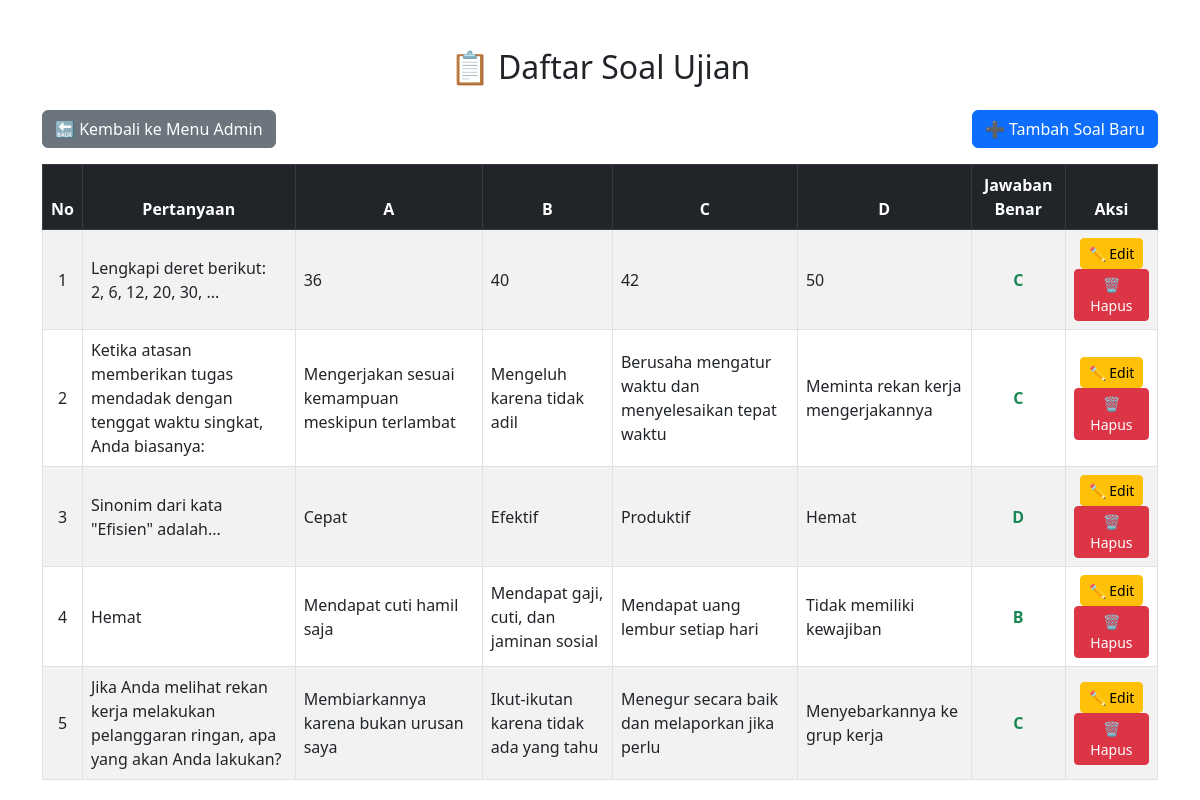
Page /admin/ujian_pelamar_admin.php on the committed database.
### tables this page shows
CREATE TABLE `soal_ujian` (
  `id` int(11) NOT NULL,
  `pertanyaan` text NOT NULL,
  `pilihan_a` varchar(255) NOT NULL,
  `pilihan_b` varchar(255) NOT NULL,
  `pilihan_c` varchar(255) NOT NULL,
  `pilihan_d` varchar(255) NOT NULL,
  `jawaban` char(1) NOT NULL,
  `created_at` timestamp NOT NULL DEFAULT current_timestamp()
);

### admin/ujian_pelamar_admin.php (the view, shortened to what this page needs)
<?php
include 'koneksi.php';
?>
<!DOCTYPE html>
<html lang="id">
<head>
    <link href="https://cdn.jsdelivr.net/npm/bootstrap@5.3.0/dist/css/bootstrap.min.css" rel="stylesheet">
</head>
<body>
<div class="container mt-5">
    <h2 class="mb-4 text-center">📋 Daftar Soal Ujian </h2>
    <div class="d-flex justify-content-between mb-3">
        <a href="admin_dashboard.php?page=admin_dashboard_welcome.phpn" class="btn btn-secondary">🔙 Kembali ke Menu Admin</a>
        <a href="tambah_soal.php" class="btn btn-primary">➕ Tambah Soal Baru</a>
    </div>
    <div class="table-responsive">
        <table class="table table-bordered table-striped align-middle">
            <thead class="table-dark text-center">
                <tr>
                    <th>No</th>
                    <th>Pertanyaan</th>
                    <th>A</th>
                    <th>B</th>
                    <th>C</th>
                    <th>D</th>
                    <th>Jawaban Benar</th>
                    <th>Aksi</th>
                </tr>
            </thead>
            <tbody>
                <?php
                $no = 1;
                $result = mysqli_query($conn, "SELECT * FROM soal_ujian");
                if (mysqli_num_rows($result) > 0) {
                    while ($row = mysqli_fetch_assoc($result)) {
                ?>
                    <tr>
                        <td class="text-center"><?= $no++ ?></td>
                        <td><?= nl2br(htmlspecialchars($row['pertanyaan'])) ?></td>
                        <td><?= htmlspecialchars($row['pilihan_a']) ?></td>
                        <td><?= htmlspecialchars($row['pilihan_b']) ?></td>
                        <td><?= htmlspecialchars($row['pilihan_c']) ?></td>
                        <td><?= htmlspecialchars($row['pilihan_d']) ?></td>
                        <td class="text-center fw-bold text-success"><?= strtoupper($row['jawaban']) ?></td>
                        <td class="text-center">
                            <a href="edit_soal.php?id=<?= $row['id'] ?>" class="btn btn-sm btn-warning">✏️ Edit</a>
                            <a href="hapus_soal.php?id=<?= $row['id'] ?>" class="btn btn-sm btn-danger" onclick="return confirm('Yakin ingin menghapus soal ini?')">🗑️ Hapus</a>
                        </td>
                    </tr>
                <?php
                    }
                } else {
                    echo '<tr><td colspan="8" class="text-center text-muted">Belum ada soal ujian.</td></tr>';
                }
                ?>
            </tbody>
        </table>
    </div>
</div>
</body>
</html>

### rows in the picture
soal_ujian: pertanyaan "Lengkapi deret berikut: 2, 6, 12, 20, 30, ...", pilihan_a "36", pilihan_b "40", pilihan_c "42", pilihan_d "50", jawaban "C"
soal_ujian: pertanyaan "Ketika atasan memberikan tugas mendadak dengan tenggat waktu singkat, Anda biasanya:", pilihan_a "Mengerjakan sesuai kemampuan meskipun terlambat", pilihan_b "Mengeluh karena tidak adil", pilihan_c "Berusaha mengatur waktu dan menyelesaikan tepat waktu", pilihan_d "Meminta rekan kerja mengerjakannya", jawaban "C"
soal_ujian: pertanyaan "Sinonim dari kata \"Efisien\" adalah...", pilihan_a "Cepat", pilihan_b "Efektif", pilihan_c "Produktif", pilihan_d "Hemat", jawaban "D"
soal_ujian: pertanyaan "Hemat", pilihan_a "Mendapat cuti hamil saja", pilihan_b "Mendapat gaji, cuti, dan jaminan sosial", pilihan_c "Mendapat uang lembur setiap hari", pilihan_d "Tidak memiliki kewajiban", jawaban "B"
soal_ujian: pertanyaan "Jika Anda melihat rekan kerja melakukan pelanggaran ringan, apa yang akan Anda lakukan?", pilihan_a "Membiarkannya karena bukan urusan saya", pilihan_b "Ikut-ikutan karena tidak ada yang tahu", pilihan_c "Menegur secara baik dan melaporkan jika perlu", pilihan_d "Menyebarkannya ke grup kerja", jawaban "C"
